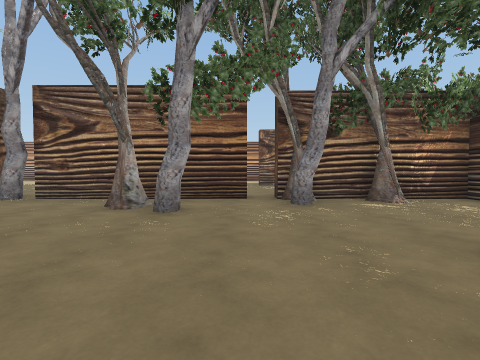
[1] (above)

12 first-person views from a walk through a 3-D level made in the Unity game engine. The camera is 1.2 m above the floor, tilts 2° down and sees 85° across. The floor is counted in squares, 2 m on a side. Each view is taken from the middle of a square. On the plan, view 1 faces up. The plan holds only what a view shows up to about 9 squares ahead; the rest is blank. The place goes on beyond the plan. The player is left out.

[2]
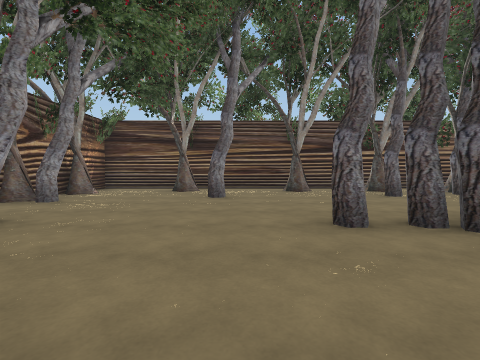

[3]
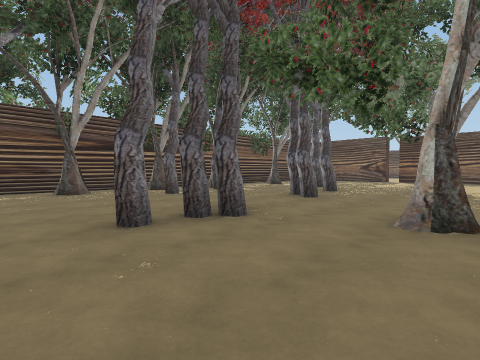

[4]
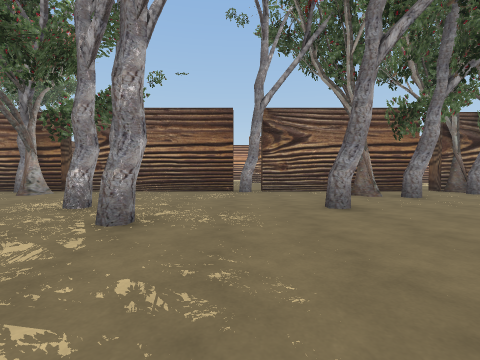

[5]
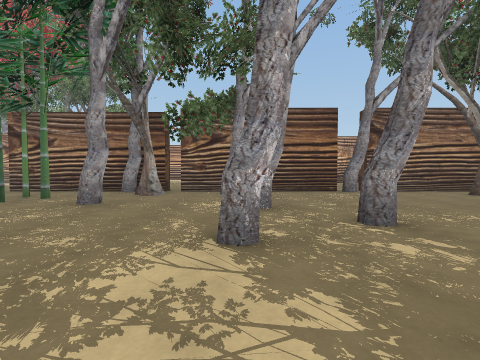

[6]
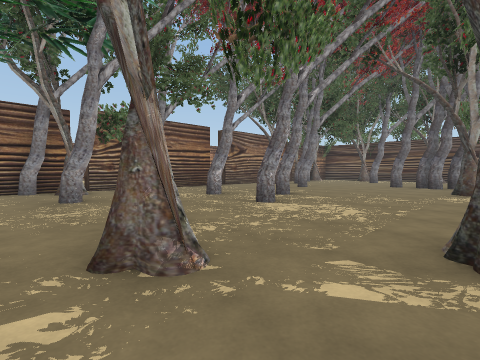

[7]
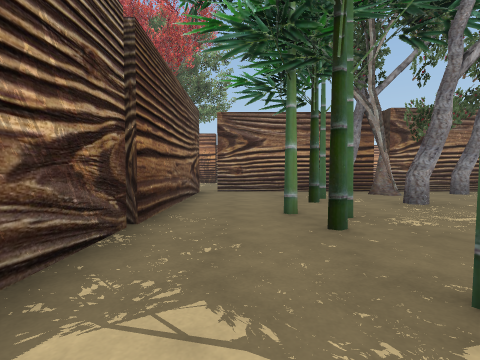

[8]
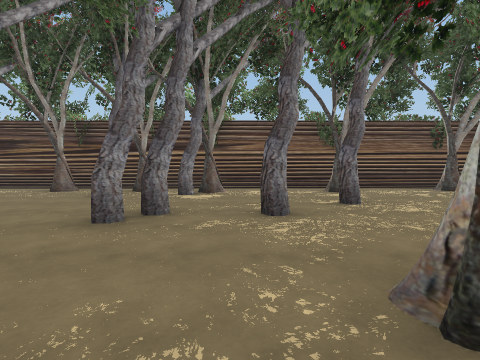

[9]
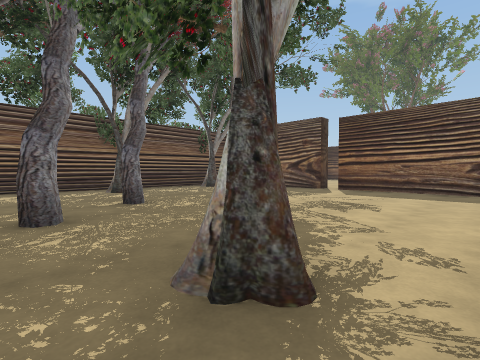

[10]
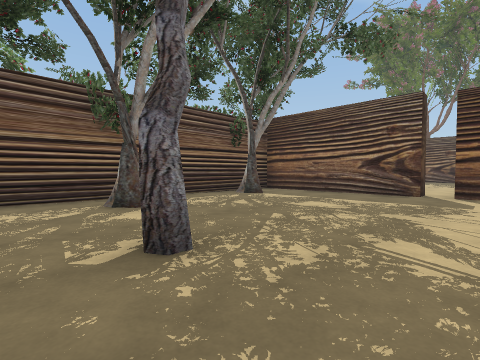

[11]
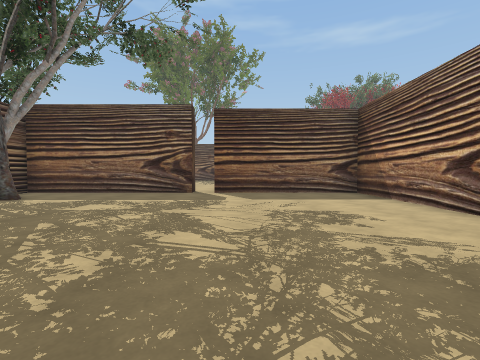

[12]
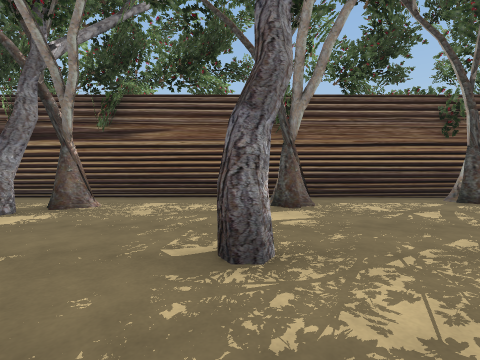

### Floor plan
Key: @ floor where view 1 was taken; # wall or solid block; x gap in a wall; . floor.
Columns run from 16 left of view 1 to 5 right of it. Each row starts with its distance up from view 1.
  8                 ..
  7           ..    ..
  6  .#########x####x#####
  5 #.....###........#.#.#
  4 #.............##.....#
  3 #....#..............##
  2 #.......#....#....#..#
  1 x.........#..........#
  0 #.......#.......@....#
 -1 #..#x#.........#....##
 -2   . .........#.#.....#
 -3     ..#.....#.....#.##
 -4             ...#....##
 -5             ....#..###
 -6             .........#
 -7             .#..#....#
 -8              ....#...#
 -9             x......#.#
-10              ........#
-11            #.........#
-12            #........##
-13            #.........#
-14            #####.#####
-15                 .

Positions as (right, up) in squares from view 1, and headings:
1: (0, 0), facing up
2: (-4, 1), facing right
3: (-4, 1), facing down-right
4: (-5, -2), facing up
5: (-8, -2), facing up
6: (-12, -3), facing up-right
7: (-14, -2), facing up
8: (-4, -6), facing right
9: (-4, -6), facing down-right
10: (-1, -7), facing down-right
11: (-1, -7), facing down
12: (-1, -8), facing right
